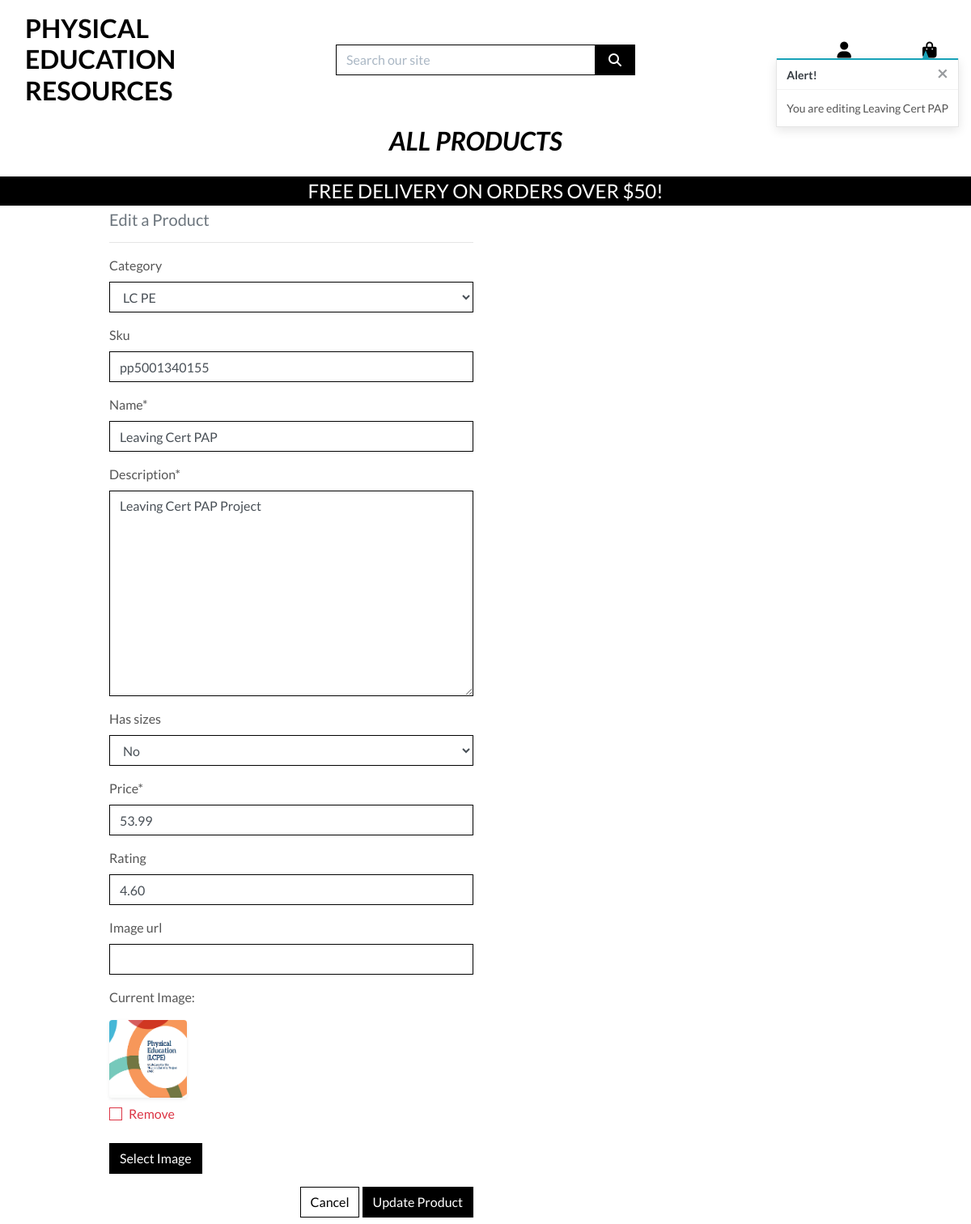
/products/edit/6/ (signed in), run on the app's committed database.
### products/models.py (models this page shows, shortened)
class Product(models.Model):
    category = models.ForeignKey('Category', null=True, blank=True, on_delete=models.SET_NULL)
    sku = models.CharField(max_length=254, null=True, blank=True)
    name = models.CharField(max_length=254)
    description = models.TextField()
    has_sizes = models.BooleanField(default=False, null=True, blank=True)
    price = models.DecimalField(max_digits=6, decimal_places=2)
    rating = models.DecimalField(max_digits=6, decimal_places=2, null=True, blank=True)
    image_url = models.URLField(max_length=1024, null=True, blank=True)
    image = models.ImageField(null=True, blank=True)

### products/views.py (the view)
# urls.py: path('edit/<int:product_id>/', views.edit_product, name='edit_product'),
@login_required
def edit_product(request, product_id):
    if not request.user.is_superuser:
        messages.error(request, 'Sorry, only store owners can do that.')
        return redirect(reverse('home'))
    product = get_object_or_404(Product, pk=product_id)
    if request.method == 'POST':
        form = ProductForm(request.POST, request.FILES, instance=product)
        if form.is_valid():
            form.save()
            messages.success(request, 'Successfully updated product!')
            return redirect(reverse('product_detail', args=[product.id]))
        else:
            messages.error(request, 'Failed to update product. Please ensure the form is valid.')
    else:
        form = ProductForm(instance=product)
        messages.info(request, f'You are editing {product.name}')
    template = 'products/edit_product.html'
    context = {
        'form': form,
        'product': product,
    }
    return render(request, template, context)

### products/forms.py
class ProductForm(forms.ModelForm):
    class Meta:
        model = Product
        fields = '__all__'
    image = forms.ImageField(label='Image', required=False, widget=CustomClearableFileInput)
    def __init__(self, *args, **kwargs):
        super().__init__(*args, **kwargs)
        categories = Category.objects.all()
        friendly_names = [(c.id, c.get_friendly_name()) for c in categories]
        self.fields['category'].choices = friendly_names
        for field_name, field in self.fields.items():
            field.widget.attrs['class'] = 'border-black rounded-0'

### bag/contexts.py (called while the page is built, shortened)
def bag_contents(request):
    bag_items = []
    total = 0
    product_count = 0
    bag = request.session.get('bag', {})
    if total < settings.FREE_DELIVERY_THRESHOLD:
        delivery = total * Decimal(settings.STANDARD_DELIVERY_PERCENTAGE / 100)
        free_delivery_delta = settings.FREE_DELIVERY_THRESHOLD - total
    else:
        delivery = 0
        free_delivery_delta = 0
    grand_total = delivery + total
    context = {
        'bag_items': bag_items,
        'total': total,
        'product_count': product_count,
        'delivery': delivery,
        'free_delivery_delta': free_delivery_delta,
        'free_delivery_threshold': settings.FREE_DELIVERY_THRESHOLD,
        'grand_total': grand_total,
    }
    return context

### products/models.py (called while the page is built)
    def get_friendly_name(self):
        return self.friendly_name

### products/templates/products/edit_product.html (shortened to what this page needs)
{% extends "base.html" %}
{% load static %}
{% block page_header %}
    <div class="container header-container">
    </div>
{% endblock %}
{% block content %}
    <div class="overlay"></div>
    <div class="container">
        <div class="row">
            <div class="col-12 col-md-6">
                <h2 class="logo-font mb-4">Product Management</h2>
                <h5 class="text-muted">Edit a Product</h5>
                <hr>
            </div>
        </div>
        <div class="row">
            <div class="col-12 col-md-6">
                <form method="POST" action="{% url 'edit_product' product.id %}" class="form mb-2" enctype="multipart/form-data">
                    {% for field in form %}
                        {% if field.name != 'image' %}
                            {{ field | as_crispy_field }}
                        {% else %}
                            {{ field }}
                        {% endif %}
                    {% endfor %}
                    <div class="text-right">
                        <a class="btn btn-outline-black rounded-0" href="{% url 'products' %}">Cancel</a>
                        <button class="btn btn-black rounded-0" type="submit">Update Product</button>
                    </div>
                </form>
            </div>
        </div>
    </div>
{% endblock %}

### static/css/base.css (style rules this page uses)
html { height: 100%; }
body { background: url('/media/pecurriculumpe.jpg') no-repeat center center fixed; background-size: cover; height: calc(100vh - 164px); color: #555; font-family: 'Lato'; }
.logo-font { text-transform: uppercase; }
.btn-black { background: black; color: white; }
.btn-outline-black { background: white; color: black !important; border: 1px solid black; }
.border-black { border: 1px solid black !important; }
.overlay { height: 100%; width: 100%; top: 0; left: 0; position: fixed; background: white; z-index: -1; }
@media (min-width: 1200px) { .container { max-width: 80%; } }
@media (min-width: 992px) { .header-container { padding-top: 164px; } }

### data on the page
Product: category "LC PE" "pp5001340155" "Leaving Cert PAP" "Leaving Cert PAP Project" "No" "53.99" "4.60"

### other printed values
{{ free_delivery_threshold }} "50"
{{ message }} "You are editing Leaving Cert PAP"
{{ widget.initial_text }} "Current Image"
{{ widget.clear_checkbox_label }} "Remove"
